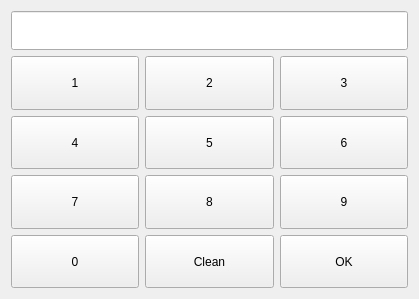
<?xml version="1.0" encoding="UTF-8"?>
<ui version="4.0">
 <class>NumKeyboard</class>
 <widget class="QWidget" name="NumKeyboard">
  <property name="geometry">
   <rect>
    <x>0</x>
    <y>0</y>
    <width>419</width>
    <height>299</height>
   </rect>
  </property>
  <property name="sizePolicy">
   <sizepolicy hsizetype="Expanding" vsizetype="Expanding">
    <horstretch>0</horstretch>
    <verstretch>0</verstretch>
   </sizepolicy>
  </property>
  <property name="windowTitle">
   <string>Form</string>
  </property>
  <layout class="QVBoxLayout" name="verticalLayout" stretch="1,6">
   <item>
    <widget class="QLineEdit" name="numDisplay">
     <property name="sizePolicy">
      <sizepolicy hsizetype="Expanding" vsizetype="Expanding">
       <horstretch>0</horstretch>
       <verstretch>0</verstretch>
      </sizepolicy>
     </property>
    </widget>
   </item>
   <item>
    <layout class="QGridLayout" name="gridLayout">
     <item row="0" column="0">
      <widget class="QPushButton" name="pbNum1">
       <property name="sizePolicy">
        <sizepolicy hsizetype="Expanding" vsizetype="Expanding">
         <horstretch>0</horstretch>
         <verstretch>0</verstretch>
        </sizepolicy>
       </property>
       <property name="text">
        <string>1</string>
       </property>
       <property name="default">
        <bool>false</bool>
       </property>
       <property name="flat">
        <bool>false</bool>
       </property>
      </widget>
     </item>
     <item row="0" column="1">
      <widget class="QPushButton" name="pbNum2">
       <property name="sizePolicy">
        <sizepolicy hsizetype="Expanding" vsizetype="Expanding">
         <horstretch>0</horstretch>
         <verstretch>0</verstretch>
        </sizepolicy>
       </property>
       <property name="text">
        <string>2</string>
       </property>
      </widget>
     </item>
     <item row="0" column="2">
      <widget class="QPushButton" name="pbNum3">
       <property name="sizePolicy">
        <sizepolicy hsizetype="Expanding" vsizetype="Expanding">
         <horstretch>0</horstretch>
         <verstretch>0</verstretch>
        </sizepolicy>
       </property>
       <property name="text">
        <string>3</string>
       </property>
      </widget>
     </item>
     <item row="1" column="0">
      <widget class="QPushButton" name="pbNum4">
       <property name="sizePolicy">
        <sizepolicy hsizetype="Expanding" vsizetype="Expanding">
         <horstretch>0</horstretch>
         <verstretch>0</verstretch>
        </sizepolicy>
       </property>
       <property name="text">
        <string>4</string>
       </property>
      </widget>
     </item>
     <item row="1" column="1">
      <widget class="QPushButton" name="pbNum5">
       <property name="sizePolicy">
        <sizepolicy hsizetype="Expanding" vsizetype="Expanding">
         <horstretch>0</horstretch>
         <verstretch>0</verstretch>
        </sizepolicy>
       </property>
       <property name="text">
        <string>5</string>
       </property>
      </widget>
     </item>
     <item row="1" column="2">
      <widget class="QPushButton" name="pbNum6">
       <property name="sizePolicy">
        <sizepolicy hsizetype="Expanding" vsizetype="Expanding">
         <horstretch>0</horstretch>
         <verstretch>0</verstretch>
        </sizepolicy>
       </property>
       <property name="text">
        <string>6</string>
       </property>
      </widget>
     </item>
     <item row="2" column="0">
      <widget class="QPushButton" name="pbNum7">
       <property name="sizePolicy">
        <sizepolicy hsizetype="Expanding" vsizetype="Expanding">
         <horstretch>0</horstretch>
         <verstretch>0</verstretch>
        </sizepolicy>
       </property>
       <property name="text">
        <string>7</string>
       </property>
      </widget>
     </item>
     <item row="2" column="1">
      <widget class="QPushButton" name="pbNum8">
       <property name="sizePolicy">
        <sizepolicy hsizetype="Expanding" vsizetype="Expanding">
         <horstretch>0</horstretch>
         <verstretch>0</verstretch>
        </sizepolicy>
       </property>
       <property name="text">
        <string>8</string>
       </property>
      </widget>
     </item>
     <item row="2" column="2">
      <widget class="QPushButton" name="pbNum9">
       <property name="sizePolicy">
        <sizepolicy hsizetype="Expanding" vsizetype="Expanding">
         <horstretch>0</horstretch>
         <verstretch>0</verstretch>
        </sizepolicy>
       </property>
       <property name="text">
        <string>9</string>
       </property>
      </widget>
     </item>
     <item row="3" column="0">
      <widget class="QPushButton" name="pbNum0">
       <property name="sizePolicy">
        <sizepolicy hsizetype="Expanding" vsizetype="Expanding">
         <horstretch>0</horstretch>
         <verstretch>0</verstretch>
        </sizepolicy>
       </property>
       <property name="text">
        <string>0</string>
       </property>
      </widget>
     </item>
     <item row="3" column="1">
      <widget class="QPushButton" name="pbClean">
       <property name="sizePolicy">
        <sizepolicy hsizetype="Expanding" vsizetype="Expanding">
         <horstretch>0</horstretch>
         <verstretch>0</verstretch>
        </sizepolicy>
       </property>
       <property name="text">
        <string>Clean</string>
       </property>
      </widget>
     </item>
     <item row="3" column="2">
      <widget class="QPushButton" name="pbOK">
       <property name="sizePolicy">
        <sizepolicy hsizetype="Expanding" vsizetype="Expanding">
         <horstretch>0</horstretch>
         <verstretch>0</verstretch>
        </sizepolicy>
       </property>
       <property name="text">
        <string>OK</string>
       </property>
      </widget>
     </item>
    </layout>
   </item>
  </layout>
 </widget>
 <resources/>
 <connections/>
</ui>
